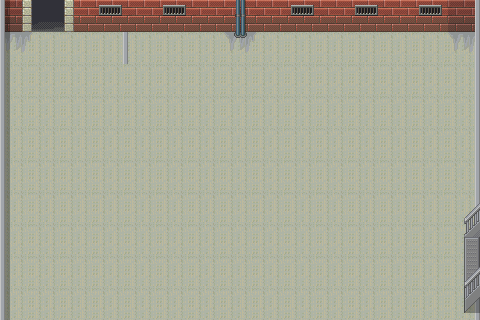

A 2D game scene composited from a Tiled map and its tileset images. What follows is a short description and the map's XML, with each tile layer's data collapsed to a summary:
An orthogonal 15x10 tile map with 32x32 px tiles, 8 tile layers (ground, ground-decoration, walls-above, walls-decoration, ...).

<map version="1.0" orientation="orthogonal" renderorder="right-down" width="15" height="10" tilewidth="32" tileheight="32" nextobjectid="4">
 <tileset firstgid="1" name="sewer" tilewidth="32" tileheight="32">
  <image source="../images/tilesets/sewer.png" width="256" height="1504" />
 </tileset>
 <layer name="ground" width="15" height="10">
  <data>[150 cells, 150 non-empty, 1 distinct tile ids]</data>
 </layer>
 <layer name="ground-decoration" width="15" height="10">
  <data>[150 cells, 3 non-empty, 1 distinct tile ids]</data>
 </layer>
 <layer name="walls-above" width="15" height="10">
  <data>[150 cells, 15 non-empty, 2 distinct tile ids]</data>
 </layer>
 <layer name="walls-decoration" width="15" height="10">
  <data>[150 cells, 10 non-empty, 6 distinct tile ids]</data>
 </layer>
 <layer name="walls-sides" width="15" height="10">
  <data>[150 cells, 20 non-empty, 2 distinct tile ids]</data>
 </layer>
 <layer name="maze" width="15" height="10">
  <data>[150 cells, 0 non-empty, 0 distinct tile ids]</data>
 </layer>
 <layer name="stairs" width="15" height="10">
  <data>[150 cells, 4 non-empty, 4 distinct tile ids]</data>
 </layer>
 <layer name="characters" width="15" height="10">
  <data>[150 cells, 1 non-empty, 1 distinct tile ids]</data>
 </layer>
</map>